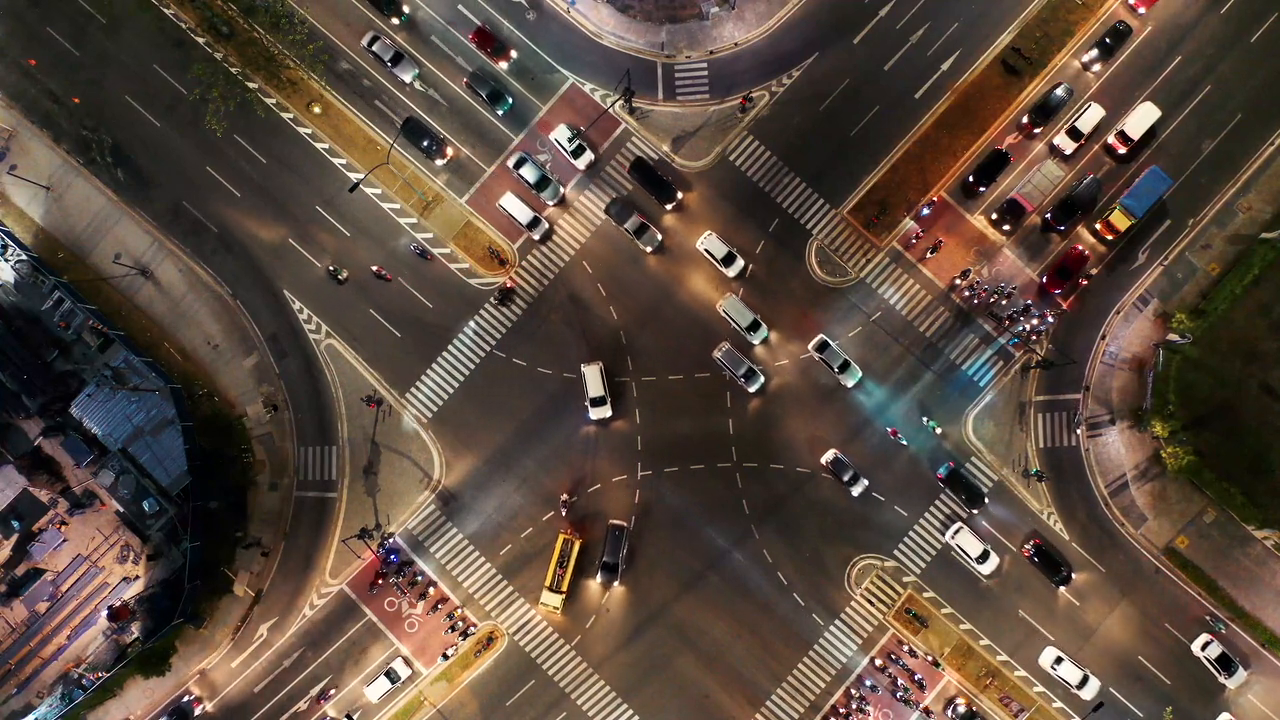
#> input picture frame 27 of Movement detection & optical flow/files/cars_moving(1).mp4, 1280 x 720 px, given in place of cars_moving2.mp4, which was not available
$ python sparse_opt_flow.py
#> lines starting #> are read from the running program, lines starting #| are printed output that depends on the picture; pictures that were not available may be replaced by others from this repository, and a replacement may not be noted
import cv2 as cv
import numpy as np

def run_optical_flow(video_path):
#> called with video_path = './files/cars_moving2.mp4'
    cap = cv.VideoCapture(video_path)

    feature_params = dict(maxCorners=50,
                          qualityLevel=0.3,
                          minDistance=20,
                          blockSize=5)

    lk_params = dict(winSize=(15, 15), maxLevel=2, criteria=(cv.TERM_CRITERIA_EPS | cv.TERM_CRITERIA_COUNT, 10, 0.03))


    tracks = []

    detect_interval = 3
    frame_idx = 0

    ret, prev_frame = cap.read()
#> prev_frame is the input picture: shape (720, 1280, 3); mean B, G, R 61.1, 72.8, 89.2
    if not ret:
        return
    prev_gray = cv.cvtColor(prev_frame, cv.COLOR_BGR2GRAY)
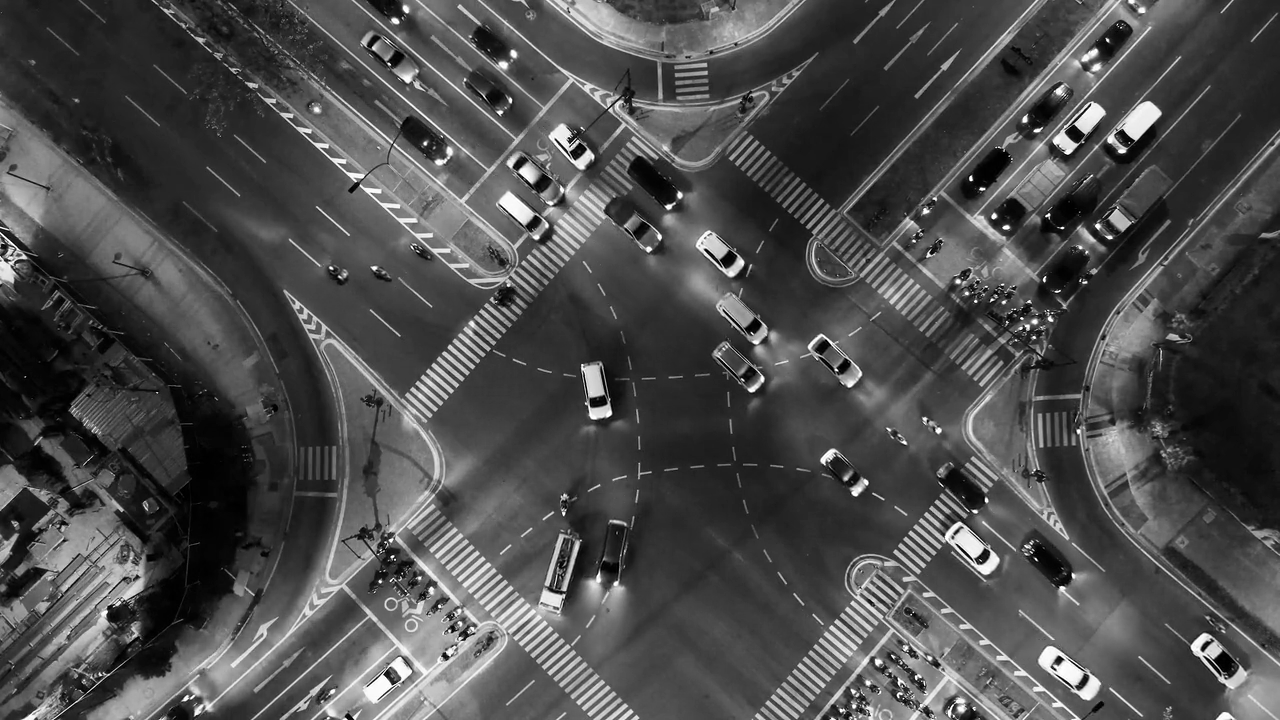
#> prev_gray: shape (720, 1280); min 0, max 255, mean 76.4

    while True:
        ret, frame = cap.read()
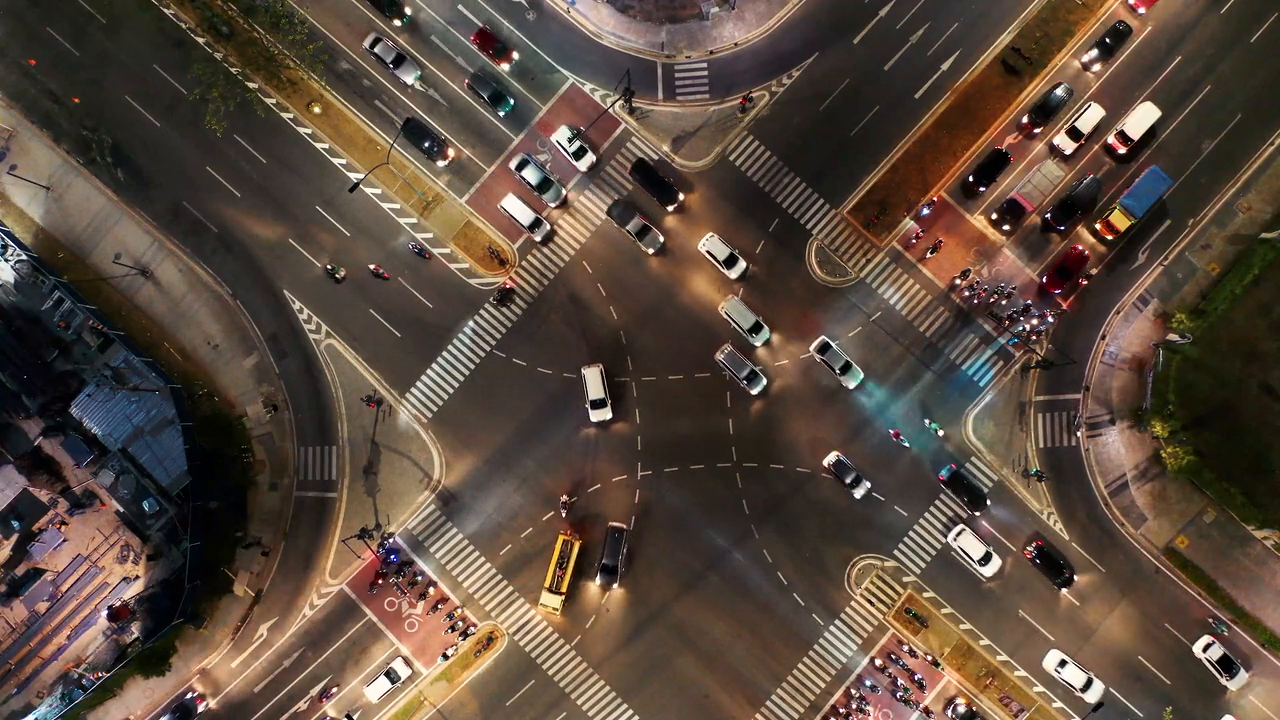
#> input picture frame 28 of Movement detection & optical flow/files/cars_moving(1).mp4, 1280 x 720 px, given in place of cars_moving2.mp4, which was not available
#> frame is the input picture: shape (720, 1280, 3); mean B, G, R 60.8, 72.7, 88.9
        if not ret:
            break

        frame_gray = cv.cvtColor(frame, cv.COLOR_BGR2GRAY)
        vis = frame.copy()

        if len(tracks) > 0:
            img0, img1 = prev_gray, frame_gray

            p0 = np.float32([tr[-1] for tr in tracks]).reshape(-1, 1, 2)
            p1, _, _ = cv.calcOpticalFlowPyrLK(img0, img1, p0, None, **lk_params)
            p0r, _, _ = cv.calcOpticalFlowPyrLK(img1, img0, p1, None, **lk_params)
            d = abs(p0 - p0r).reshape(-1, 2).max(-1)


            good = d < 1

            new_tracks = []
            for tr, (x, y), good_flag in zip(tracks, p1.reshape(-1, 2), good):
                if not good_flag:
                    continue

                tr.append((x, y))

                if len(tr) > 20:
                    del tr[0]

                new_tracks.append(tr)

                cv.circle(vis, (int(x), int(y)), 2, (0, 255, 0), -1)
                cv.polylines(vis, [np.int32(tr)], False, (0, 255, 0), 1)

            tracks = new_tracks

        if frame_idx % detect_interval == 0:

            mask = np.zeros_like(frame_gray)
            mask[:] = 255

            for tr in tracks:
                x, y = tr[-1]
                cv.circle(mask, (int(x), int(y)), 5, 0, -1)

            p = cv.goodFeaturesToTrack(frame_gray, mask=mask, **feature_params)
#> p = 50 rows, first 8: [1048, 215], [380, 581], [971, 179], [975, 301], [899, 696], [439, 606], [392, 556], [917, 677]

            if p is not None:
                for x, y in np.float32(p).reshape(-1, 2):
                    tracks.append([(x, y)])
#> this loop made 50 passes
#> (x, y) on passes 1 to 12: (1048, 215), (380, 581), (971, 179), (975, 301), (899, 696), (439, 606), (392, 556), (917, 677), (993, 217), (383, 674), (1204, 652), (100, 674)
#> after the loop, tracks = 50 items


        frame_idx += 1
        prev_gray = frame_gray

        cv.imshow('Sparse opt flow', vis)

        if cv.waitKey(20) & 0xFF == ord('q'):
#> (key q is pressed here)
            break

    cap.release()
    cv.destroyAllWindows()

if __name__ == "__main__":
    run_optical_flow('./files/cars_moving2.mp4')

$ run again, starting later in the video
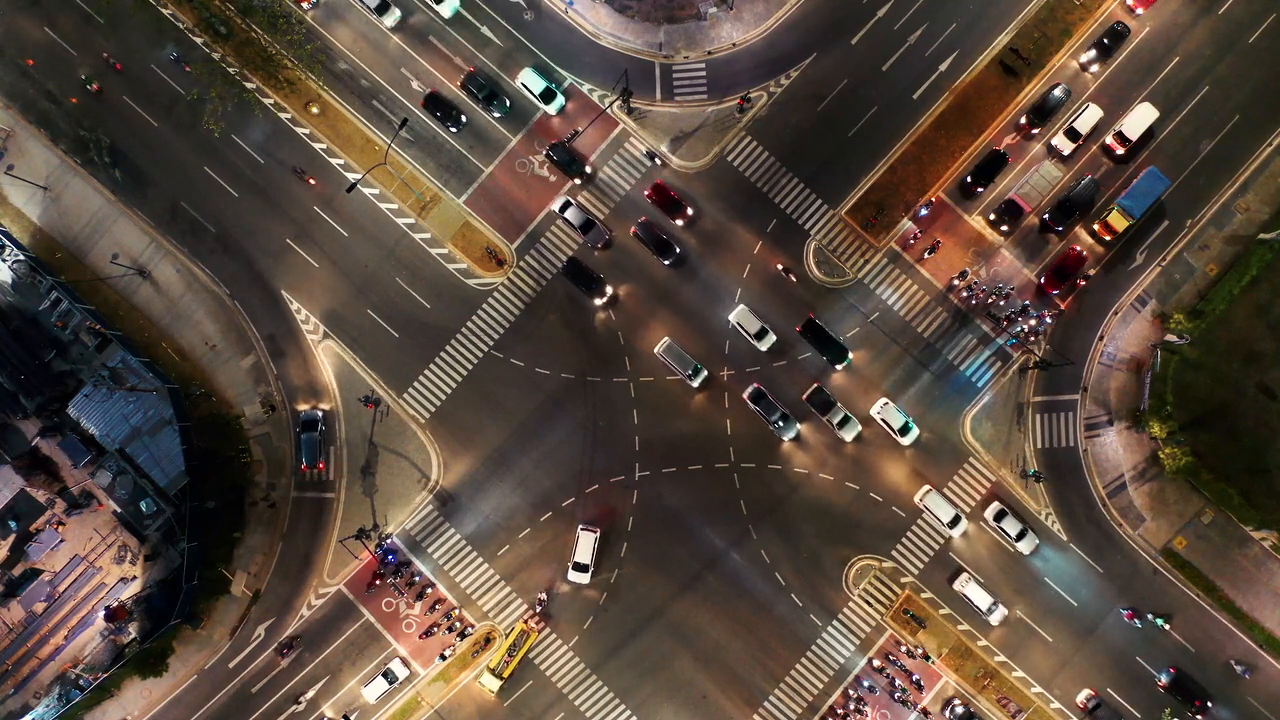
#> input picture frame 124 of Movement detection & optical flow/files/cars_moving(1).mp4, 1280 x 720 px, given in place of cars_moving2.mp4, which was not available
#> in run_optical_flow, prev_frame is the input picture: shape (720, 1280, 3); mean B, G, R 60.8, 72.3, 87.7
#> in run_optical_flow, `prev_gray = cv.cvtColor(prev_frame, cv.COLOR_BGR2GRAY)`:
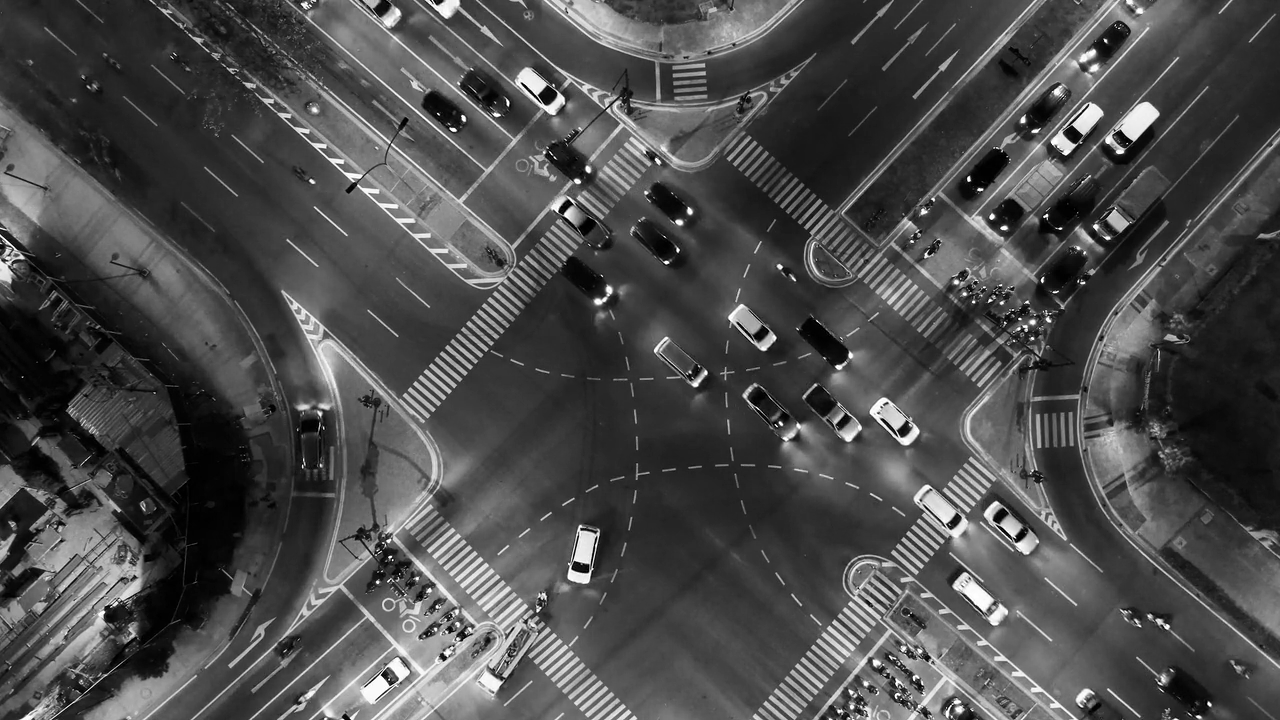
#> prev_gray: shape (720, 1280); min 0, max 255, mean 75.6
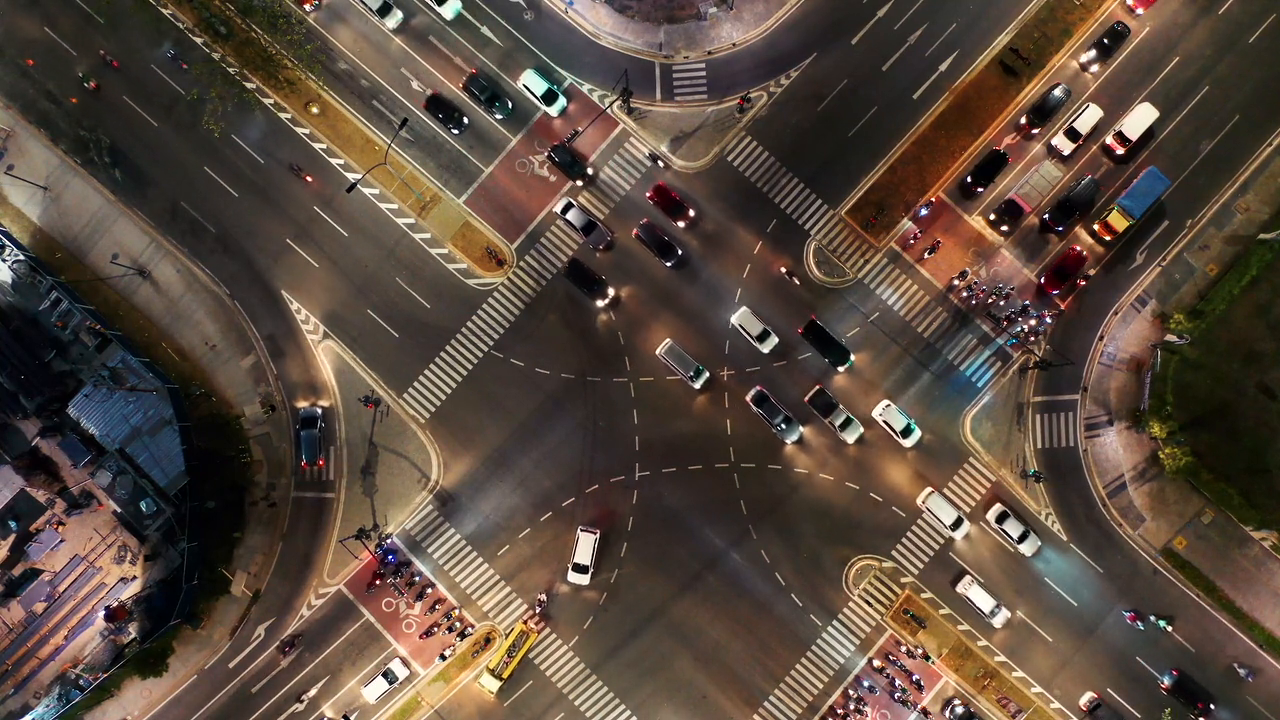
#> input picture frame 125 of Movement detection & optical flow/files/cars_moving(1).mp4, 1280 x 720 px, given in place of cars_moving2.mp4, which was not available
#> in run_optical_flow, frame is the input picture: shape (720, 1280, 3); mean B, G, R 60.9, 72.3, 87.7
#> p = 50 rows, first 8: [1046, 216], [377, 582], [390, 557], [969, 180], [991, 217], [437, 606], [897, 695], [565, 216]
#> the loop in run_optical_flow, `for x, y in np.float32(p).reshape(-1, 2):` made 50 passes
#> after the loop in run_optical_flow, `for x, y in np.float32(p).reshape(-1, 2):`: tracks = 50 items

$ run again, starting later in the video
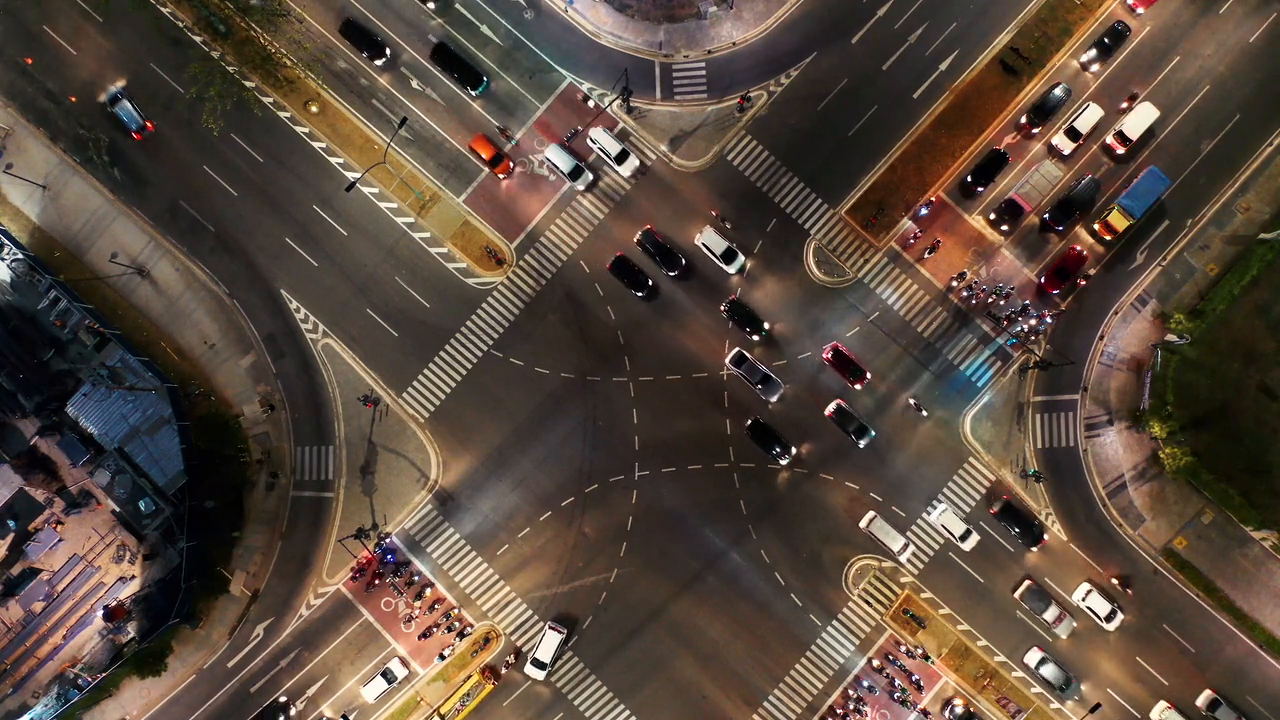
#> input picture frame 220 of Movement detection & optical flow/files/cars_moving(1).mp4, 1280 x 720 px, given in place of cars_moving2.mp4, which was not available
#> in run_optical_flow, prev_frame is the input picture: shape (720, 1280, 3); mean B, G, R 60.3, 71.9, 87.4
#> in run_optical_flow, `prev_gray = cv.cvtColor(prev_frame, cv.COLOR_BGR2GRAY)`:
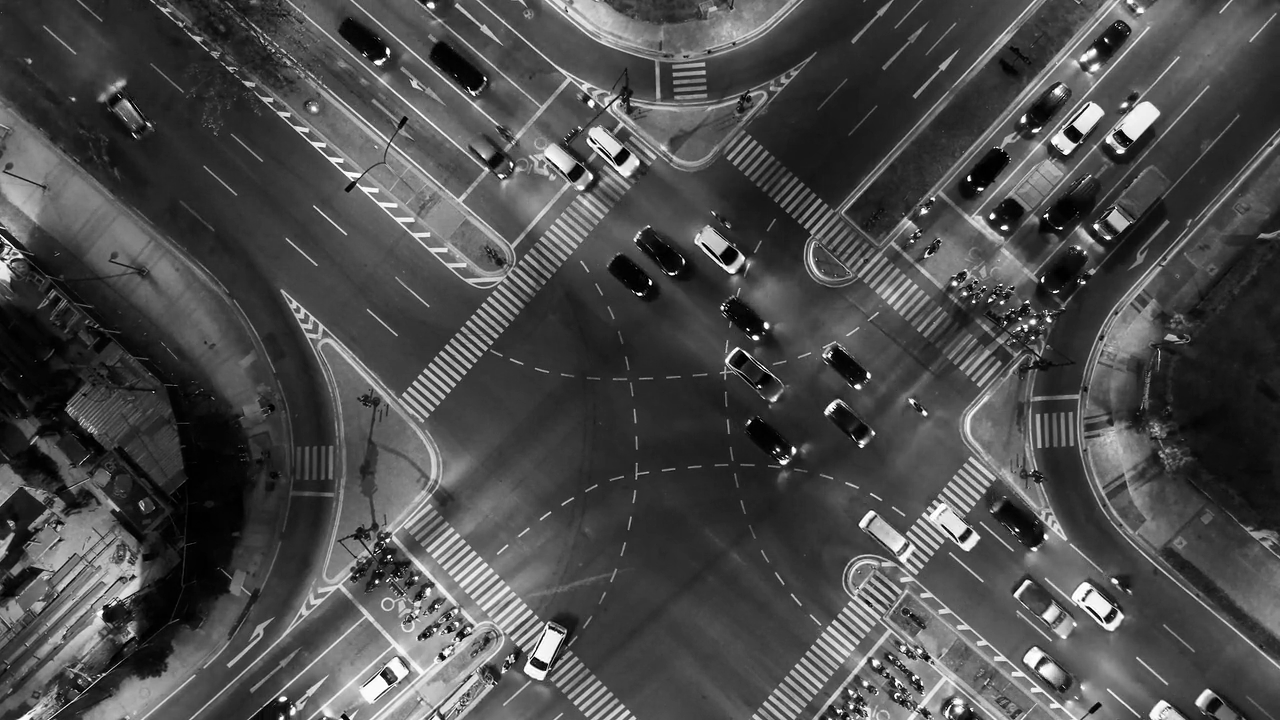
#> prev_gray: shape (720, 1280); min 0, max 255, mean 75.2
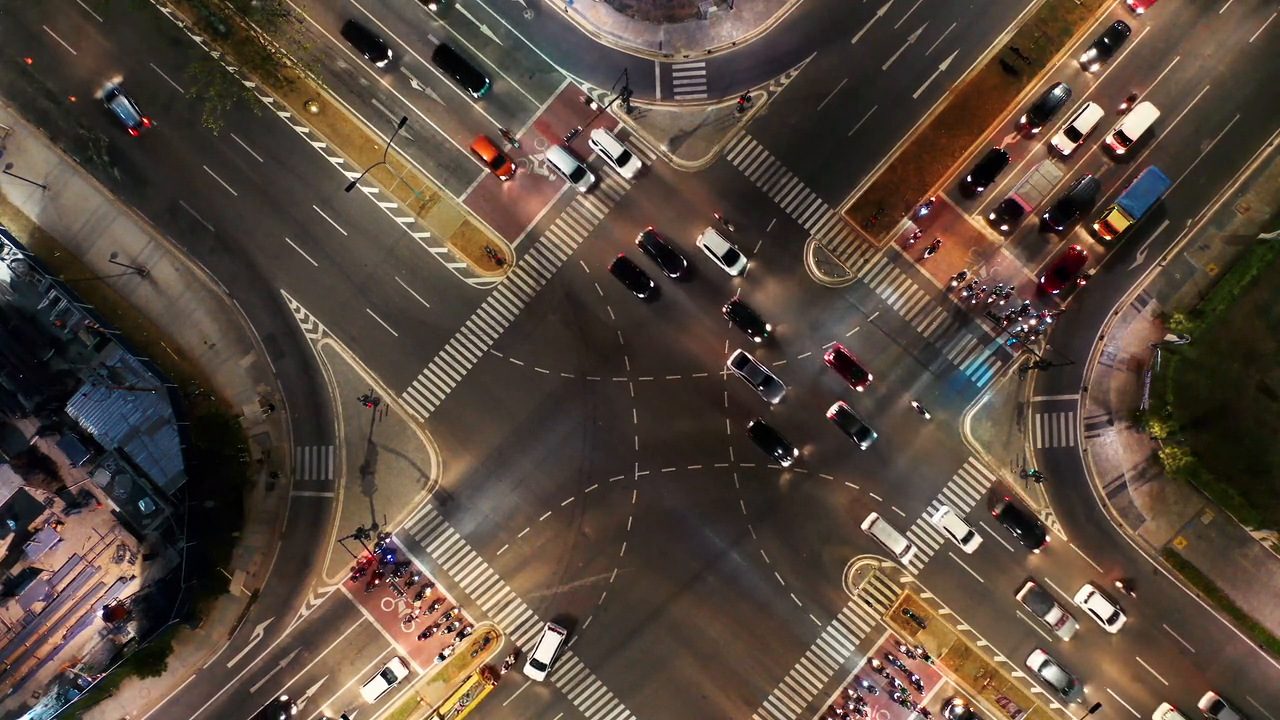
#> input picture frame 221 of Movement detection & optical flow/files/cars_moving(1).mp4, 1280 x 720 px, given in place of cars_moving2.mp4, which was not available
#> in run_optical_flow, frame is the input picture: shape (720, 1280, 3); mean B, G, R 60.4, 71.9, 87.5
#> p = 50 rows, first 8: [1046, 216], [896, 695], [969, 179], [991, 217], [436, 606], [973, 301], [389, 556], [534, 656]
#> the loop in run_optical_flow, `for x, y in np.float32(p).reshape(-1, 2):` made 50 passes
#> after the loop in run_optical_flow, `for x, y in np.float32(p).reshape(-1, 2):`: tracks = 50 items
